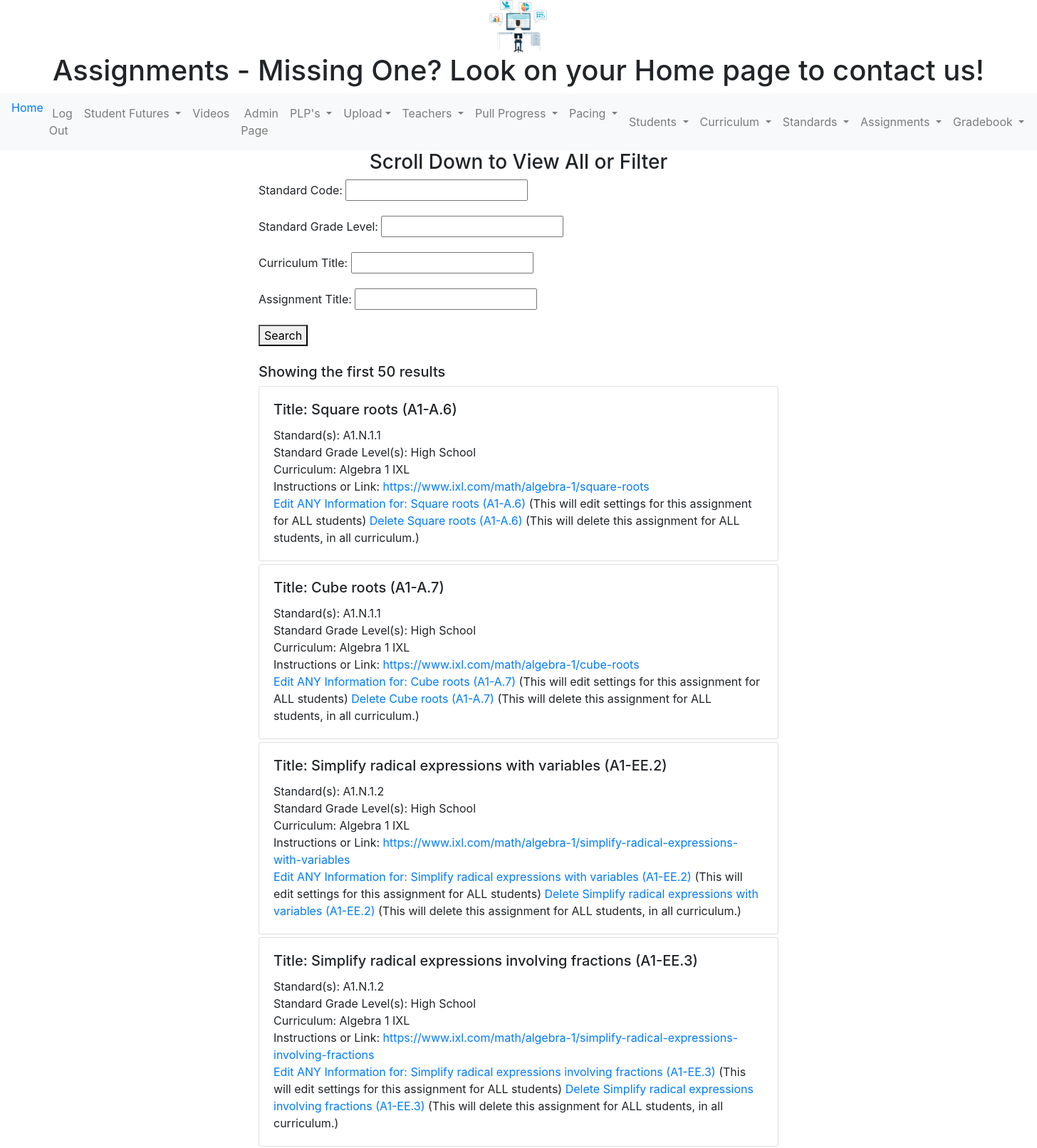
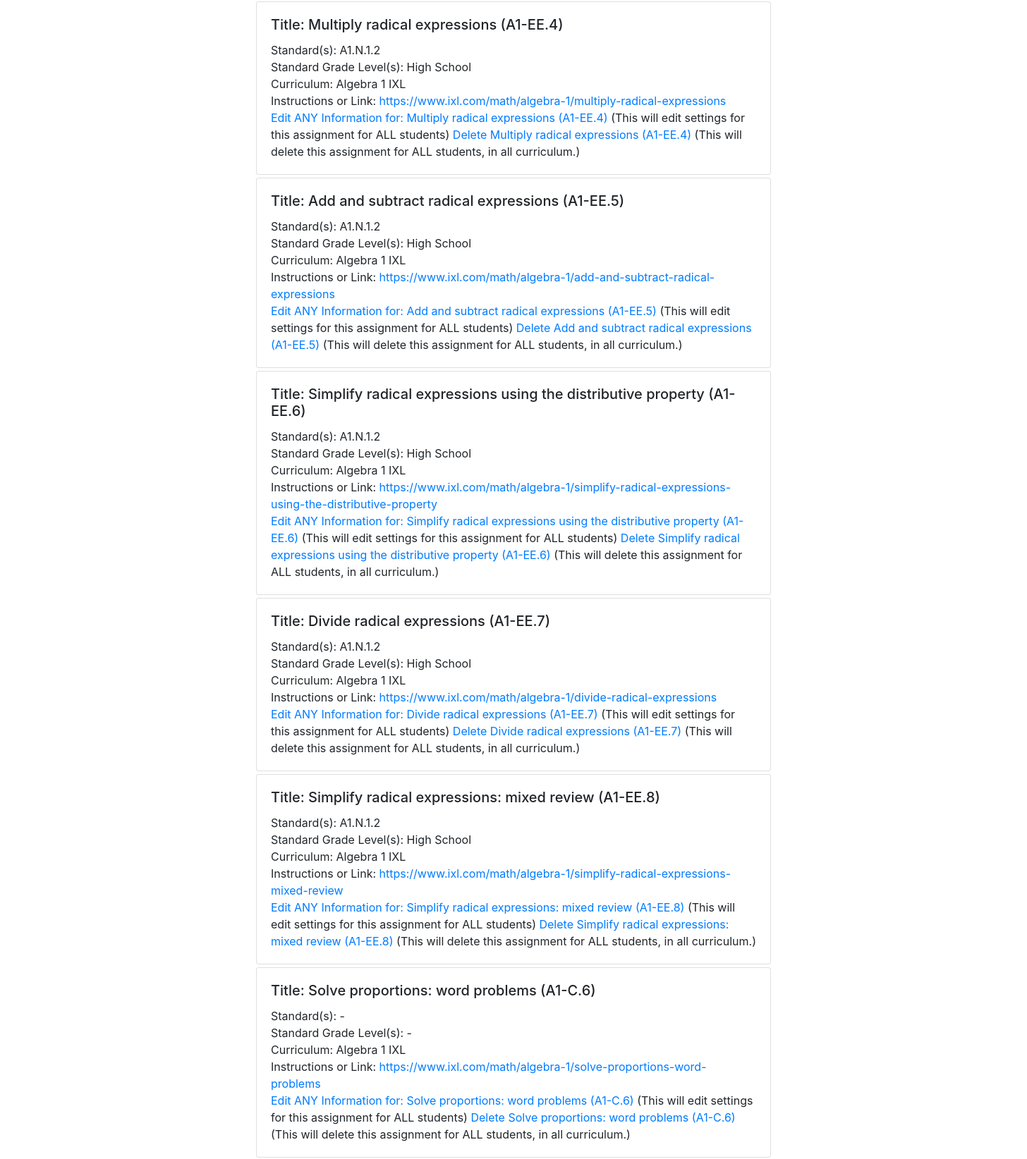
/assignment/ (signed in, upper part), run on the app's committed database (2 pictures, top to bottom).
### mygrades/models.py (models this page shows, shortened)
class Assignment(models.Model):
    TYPE = [
        ("Repeating Weekly", "Repeating Weekly"),
        ("From Pacing List", "From Pacing List"),
    ]
    standard = models.ManyToManyField(
        Standard)
    curriculum = models.ForeignKey(
        Curriculum, on_delete=models.CASCADE, related_name="curriculum_assignment"
    )
    name = models.CharField(max_length=500, null=False)
    description = models.CharField(max_length=500, null=False)
    type_of = models.CharField(max_length=30, choices=TYPE, null=False)
    class Meta:
        unique_together = ("name", "curriculum", "description")
    def get_delete_url(self):
        return f"/assignment/{self.id}/delete"
    def get_edit_url(self):
        return f"/assignment/{self.id}/edit"

class Standard(models.Model):
    GRADELEVEL = [
        ("PK", "Pre-K"),
        ("K", "K"),
        ("1", "1"),
        ("2", "2"),
        ("3", "3"),
        ("4", "4"),
        ("5", "5"),
        ("6", "6"),
        ("7", "7"),
        ("8", "8"),
        ("High School", "High School"),
    ]
    SUBJECT = [
        ("Math", "Math"),
        ("ELA", "ELA"),
        ("Science", "Science"),
        ("History", "History"),
        ("Other", "Other"),
    ]
    grade_level = models.CharField(max_length=20, choices=GRADELEVEL)
    standard_number = models.CharField(max_length=8, null=False)
    standard_description = models.CharField(max_length=1000, null=False)
    strand_code = models.CharField(max_length=8, null=False)
    strand = models.CharField(max_length=50, null=True)
    strand_description = models.CharField(max_length=600, null=True)
    objective_number = models.CharField(max_length=2, null=False)
    objective_description = models.CharField(max_length=1000, null=False)
    standard_code = models.CharField(max_length=16, null=False)
    subject = models.CharField(max_length=30, choices=SUBJECT)
    PDF_link = models.CharField(max_length=300, null=False)

class Curriculum(models.Model):
    SUBJECT = [
        ("Math", "Math"),
        ("ELA", "ELA"),
        ("Science", "Science"),
        ("History", "History"),
        ("Other", "Other"),
    ]
    TRACKING = [
        ("Minutes", "Minutes"),
        ("Lessons or Quizzes", "Lessons or Quizzes"),
        ("Percentage Complete", "Percentage Complete"),
    ]
    CURRICULUMGRADE = [
        ("PK", "Pre-K"),
        ("K", "K"),
        ("1", "1"),
        ("2", "2"),
        ("3", "3"),
        ("4", "4"),
        ("5", "5"),
        ("6", "6"),
        ("7", "7"),
        ("8", "8"),
        ("All", "All"),
        ("High School", "High School"),
    ]
    GRADASSIGN = [
        ("1", "1"),
        ("2", "2"),
        ("3", "3"),
        ("4", "4"),
        ("5", "5"),
    ]
    RECORDED = [("Manual", "Manual"),
                ("Automatic", "Automatic"),
                ]
    LEVEL = [("Core", "Core"),
             ("Supplemental", "Supplemental"),
             ]
    name = models.CharField(max_length=150, null=False)
    subject = models.CharField(max_length=30, choices=SUBJECT)
    grade_level = models.CharField(max_length=20, choices=CURRICULUMGRADE, null=False)
    class Meta:
        ordering = ["pk"]

### mygrades/views.py (the view)
# urls.py: path("assignment/", assignment_list_view),
@login_required
def assignment_list_view(request):
    my_title = "Assignments - Missing One?  Look on your Home page to contact us!"
    qs = Assignment.objects.all()
    assignment_filter = AssignmentFilter(request.GET, queryset=qs)
    template_name = "assignment_list_view.html"
    context = {"object_list": assignment_filter.qs[:50],"filter": assignment_filter, "title": my_title, "limited":True}
    return render(request, template_name, context)

### mygrades/templates/assignment_list_view.html
{% extends "base.html" %}
{% block content %}
<h3 align="center"> Scroll Down to View All or Filter </h3>
<form method="get">
    {{ filter.form.as_p }}
    <button type="submit">Search</button>
</form>
<br/>
{% if limited %}
<h5>Showing the first 50 results</h5>
{% endif %}
{% for object in object_list %}
{% include 'assignment_list_inline.html'%}
{% endfor %}
{% endblock %}

### mygrades/templates/assignment_list_inline.html
<div class='col-20 col-md-50 mb-1 mx-auto'>
<div class='card'>
  <div class='card-body'>
      <h5 class = 'card-title'> Title:  {{object.name}} </h5>
      <div class = 'card-text'>
          Standard(s): {% if object.standard.all %}{% for objs_standard in object.standard.all %}
          {{objs_standard.standard_code}}{% if not forloop.last %}, {% endif %}{% endfor %}{% else %}-{% endif %}<br/>
          Standard Grade Level(s): {% if object.standard.all %}{% for objs_standard in object.standard.all %}
          {{objs_standard.grade_level}}{% if not forloop.last %}, {% endif %}{% endfor %}{% else %}-{% endif %}<br/>
      	Curriculum: {{object.curriculum.name}}<br/>
      	Instructions or Link: <a href="{{object.description}}">
        {{object.description}}</a>
      </div>
{% ifequal user.groups.all.0.name "Owner" %}
      <a href='{{ object.get_edit_url }}' > Edit ANY Information for:
        {{object.name}}</a> (This will edit settings for this assignment for ALL students)
        <a href='{{ object.get_delete_url }}' > Delete
        {{object.name}}</a> (This will delete this assignment for ALL students, in all curriculum.)
        {% endifequal %}
  </div>
</div>
</div>

### data on the page
Assignment: name "Square roots (A1-A.6)", curriculum.name "Algebra 1 IXL", description "https://www.ixl.com/math/algebra-1/square-roots"
Standard: standard_code "A1.N.1.1", grade_level "High School"
Assignment: name "Cube roots (A1-A.7)", curriculum.name "Algebra 1 IXL", description "https://www.ixl.com/math/algebra-1/cube-roots"
Assignment: name "Simplify radical expressions with variables (A1-EE.2)", curriculum.name "Algebra 1 IXL", description "https://www.ixl.com/math/algebra-1/simplify-radical-expressions-with-variables"
Standard: standard_code "A1.N.1.2", grade_level "High School"
Assignment: name "Simplify radical expressions involving fractions (A1-EE.3)", curriculum.name "Algebra 1 IXL", description "https://www.ixl.com/math/algebra-1/simplify-radical-expressions-involving-fractions"
Assignment: name "Multiply radical expressions (A1-EE.4)", curriculum.name "Algebra 1 IXL", description "https://www.ixl.com/math/algebra-1/multiply-radical-expressions"
Assignment: name "Add and subtract radical expressions (A1-EE.5)", curriculum.name "Algebra 1 IXL", description "https://www.ixl.com/math/algebra-1/add-and-subtract-radical-expressions"
Assignment: name "Simplify radical expressions using the distributive property (A1-EE.6)", curriculum.name "Algebra 1 IXL", description "https://www.ixl.com/math/algebra-1/simplify-radical-expressions-using-the-distributive-property"
Assignment: name "Divide radical expressions (A1-EE.7)", curriculum.name "Algebra 1 IXL", description "https://www.ixl.com/math/algebra-1/divide-radical-expressions"
Assignment: name "Simplify radical expressions: mixed review (A1-EE.8)", curriculum.name "Algebra 1 IXL", description "https://www.ixl.com/math/algebra-1/simplify-radical-expressions-mixed-review"
Assignment: name "Solve proportions: word problems (A1-C.6)", curriculum.name "Algebra 1 IXL", description "https://www.ixl.com/math/algebra-1/solve-proportions-word-problems"

### other printed values
{{ title }} "Assignments - Missing One? Look on your Home page to contact us!"
